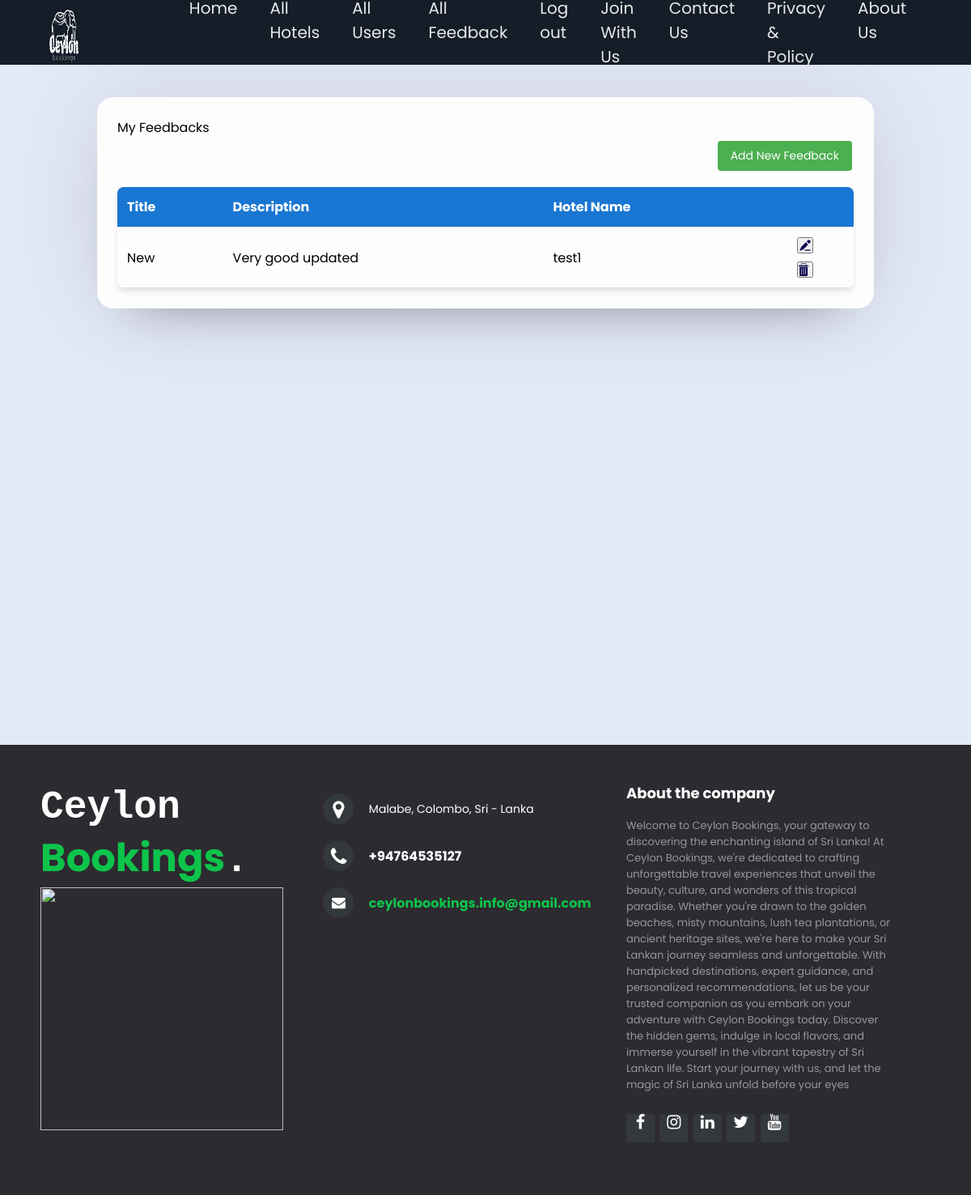
The app's page /php/FeedbackManagement/MyFeedback.php (signed in) with its own data.
### tables this page shows
CREATE TABLE `feedbacks` (
  `feedbackid` int NOT NULL AUTO_INCREMENT,
  `title` varchar(45) DEFAULT NULL,
  `description` varchar(150) DEFAULT NULL,
  `userid` int DEFAULT NULL,
  `hotelid` int DEFAULT NULL,
  PRIMARY KEY (`feedbackid`)
);

CREATE TABLE `hotels` (
  `hotelid` int NOT NULL AUTO_INCREMENT,
  `name` varchar(150) DEFAULT NULL,
  `description` varchar(300) DEFAULT NULL,
  `location` varchar(100) DEFAULT NULL,
  `mobilenumber` varchar(45) DEFAULT NULL,
  PRIMARY KEY (`hotelid`)
);

### php/FeedbackManagement/MyFeedback.php (the view, shortened to what this page needs)
<?php
include './FeedbackHeader.php';
?>
<!DOCTYPE html>
<html lang="en">
<head>
    <link rel="stylesheet" href="https://cdnjs.cloudflare.com/ajax/libs/font-awesome/5.15.1/css/all.min.css" />
    <link rel="stylesheet" href="../../css/viewfeedback.css" />
</head>
<body>
    <div class="container">
        <div class="box form-box">
            <header>My Feedbacks</header>
            <a href="AddNewFeedback.php" class="add-hotel-button">Add New Feedback</a>
            <table>
                <thead>
                    <tr>
                        <th>Title</th>
                        <th>Description</th>
                        <th>Hotel Name</th>
                        <th></th>
                    </tr>
                </thead>
                <tbody>
                    <?php
                    require '../DbConfig.php';
                    $user_id = isset($_COOKIE['user']) ? json_decode($_COOKIE['user'], true)['userid'] : null;
                    $feedback_query = "SELECT f.feedbackid as feedbackid, f.title, f.description, h.name AS hotel_name, u.name AS user_name
                                        FROM feedbacks f
                                        INNER JOIN hotels h ON f.hotelid = h.hotelid
                                        INNER JOIN user u ON f.userid = u.userid
                                        WHERE f.userid = ?";
                    $stmt = $conn->prepare($feedback_query);
                    $stmt->bind_param("i", $user_id);
                    $stmt->execute();
                    $feedback_result = $stmt->get_result();
                    if ($feedback_result->num_rows > 0) {
                        while ($feedback_row = $feedback_result->fetch_assoc()) { ?>
                            <tr>
                                <td><?php echo $feedback_row['title']; ?></td>
                                <td><?php echo $feedback_row['description']; ?></td>
                                <td><?php echo $feedback_row['hotel_name']; ?></td>
                                <td class="action-buttons">
                                    <a href="./UpdateFeedback.php?feedbackID=<?php echo $feedback_row['feedbackid']; ?>">
                                        <button type="submit" value="editBtn"><img src="../../assets/edit-text.png" alt="edit" width="16" height="16"></button>
                                    </a>
                                    <form method="post" onsubmit="return confirm('Are you sure you want to delete this feedback?');" style="margin-top: 10px;">
                                        <button type="submit" value="delete"><img src="../../assets/delete.png" alt="delete" width="16" height="16"></button>
                                    </form>
                                </td>
                            </tr>
                    <?php }
                    } else {
                        echo "<tr><td colspan='5'>No feedbacks found.</td></tr>";
                    }
                    ?>
                </tbody>
            </table>
        </div>
    </div>
</body>
</html>
<?php include '../footer.php'; ?>

### css/viewfeedback.css (style rules this page uses)
* { padding: 0; margin: 0; box-sizing: border-box; font-family: 'Poppins', sans-serif; }
body { background: #e4e9f7; }
.container { display: flex; align-items:first baseline; margin-top: 40px; justify-content: center; min-height: 90vh; }
table { width: 100%; border-collapse: collapse; border-radius: 8px; overflow: hidden; box-shadow: 0 4px 6px rgba(0, 0, 0, 0.1); }
th, td { padding: 12px; text-align: left; border-bottom: 1px solid #e0e0e0; }
th { background-color: #1976D2; color: white; font-weight: bold; }
.box { background: #fdfdfd; display: flex; flex-direction: column; padding: 25px 25px; border-radius: 20px; box-shadow: 0 0 128px 0 rgba(0,0,0,0.1), 0 32px 64px -48px rgba(0,0,0,0.5); }
.form-box { min-width: 80%; margin: 0px 10px; }
.action-buttons { text-align: center; }
.action-buttons button { margin: 0 5px; display: inline-block; vertical-align: middle; }
.add-hotel-button { background-color: #4CAF50; border: none; color: white; padding: 8px 16px; text-align: center; text-decoration: none; display: inline-block; font-size: 14px; margin: 4px 2px; cursor: pointer; border-radius: 4px; transition-duration: 0.4s; overflow: hidden; position: relative; max-width: 33%; align-self: flex-end; margin-bottom: 20px; }
.add-hotel-button:after { content: ""; background: #90EE90; display: block; position: absolute; padding-top: 150%; padding-left: 150%; margin-left: -20px !important; margin-top: -80%; opacity: 0; transition: all 0.8s }

### php/FeedbackManagement/FeedbackHeader.php (style rules this page uses)
:root { --color-primary: #0dc44a; --color-white: #e9e9e9; --color-black: #141d28; --color-black-1: #212b38; }
* { margin: 0; padding: 0; box-sizing: border-box; font-family: monospace; }
.header-body { font-family: sans-serif; }

### php/footer.php (style rules this page uses)
* { padding: 0; margin: 0; }
body { font-family: 'Poppins', sans-serif; }
html { background-color: #eaf0f2; }

### records on screen
feedbacks: title "New", description "Very good updated", hotelid.name "test1"
